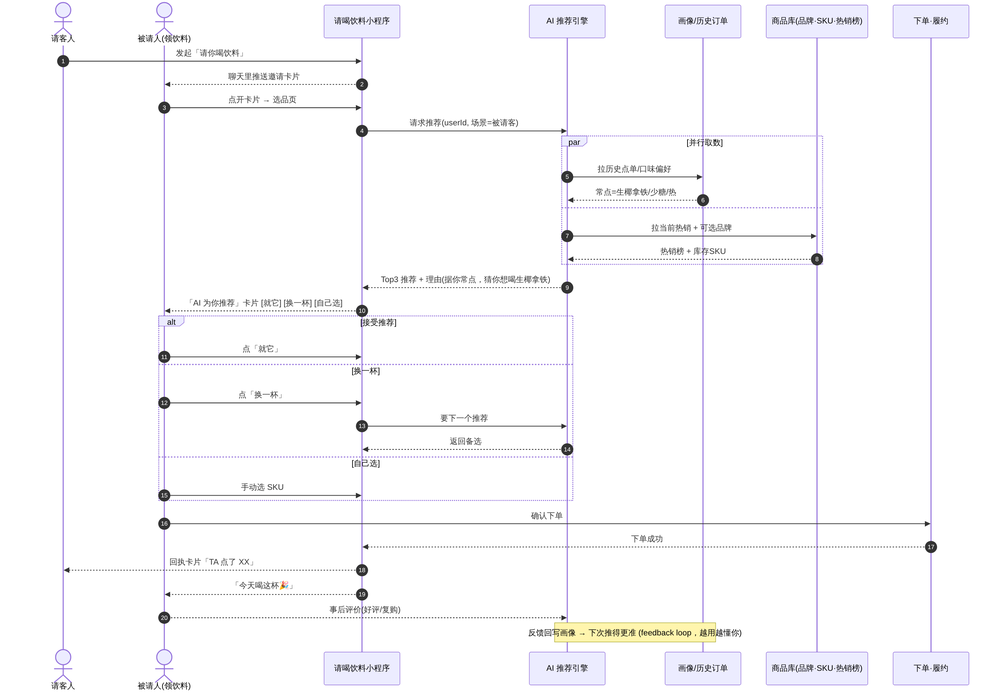
#> input picture tmp/fengyun-ai-drink.png, 1000 x 695 px, shrunk from 2768 x 1924 before the run
$ python crop-to-ratio.py ../../../tmp/fengyun-ai-drink.png landscape
#> lines starting #> are read from the running program, lines starting #| are printed output that depends on the picture
#> in main, img is the input picture: PIL image 1000x695 RGB; mean R, G, B 249.7, 249.3, 250.9
#| Input: 1000x695
#!/usr/bin/env python3
"""
Crop a square Gemini-generated image to landscape (16:9) or portrait (9:16).

Gemini API always returns 2048x2048 regardless of size/aspect_ratio params.
This script center-crops to the desired ratio.

Usage:
    python3 crop-to-ratio.py input.png landscape   # 16:9
    python3 crop-to-ratio.py input.png portrait    # 9:16
    python3 crop-to-ratio.py input.png landscape -o output.png
"""

import argparse
import sys
from pathlib import Path

try:
    from PIL import Image
except ImportError:
    print("Pillow not installed. Run: pip install Pillow --break-system-packages", file=sys.stderr)
    sys.exit(1)

RATIOS = {
    "landscape": (16, 9),
    "portrait": (9, 16),
    "ultrawide": (21, 9),
    "banner": (3, 1),
}


def crop_to_ratio(img: Image.Image, rw: int, rh: int) -> Image.Image:
    """Center-crop image to target aspect ratio rw:rh."""
#> called with rw = 16, rh = 9
    w, h = img.size
#> w = 1000; h = 695
    target_ratio = rw / rh
    current_ratio = w / h
#> current_ratio = 1.44

    if abs(current_ratio - target_ratio) < 0.02:
        return img  # Already close enough

    if current_ratio > target_ratio:
        # Too wide — crop width
        new_w = int(h * target_ratio)
        left = (w - new_w) // 2
        return img.crop((left, 0, left + new_w, h))
    else:
        # Too tall — crop height
        new_h = int(w / target_ratio)
#> new_h = 562
        top = (h - new_h) // 2
#> top = 66
        return img.crop((0, top, w, top + new_h))
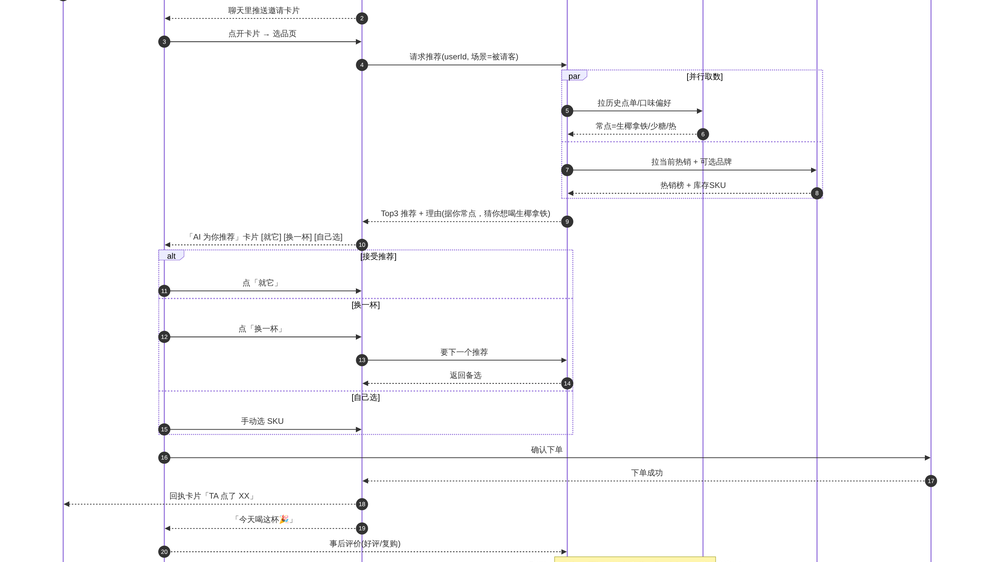
#> returned value: PIL image 1000x562 RGB; mean R, G, B 250.8, 250.4, 251.4


def main():
    parser = argparse.ArgumentParser(description="Crop square image to target aspect ratio")
    parser.add_argument("input", help="Input image path")
    parser.add_argument("ratio", choices=list(RATIOS.keys()), help="Target aspect ratio")
    parser.add_argument("-o", "--output", help="Output path (default: overwrite input)")
    args = parser.parse_args()

    inp = Path(args.input)
    if not inp.exists():
        print(f"File not found: {inp}", file=sys.stderr)
        sys.exit(1)

    img = Image.open(inp)
    print(f"Input: {img.size[0]}x{img.size[1]}")

    rw, rh = RATIOS[args.ratio]
    cropped = crop_to_ratio(img, rw, rh)
    print(f"Output: {cropped.size[0]}x{cropped.size[1]} ({rw}:{rh})")
#| Output: 1000x562 (16:9)

    out = Path(args.output) if args.output else inp
    cropped.save(out)
    print(f"Saved: {out}")


if __name__ == "__main__":
    main()
